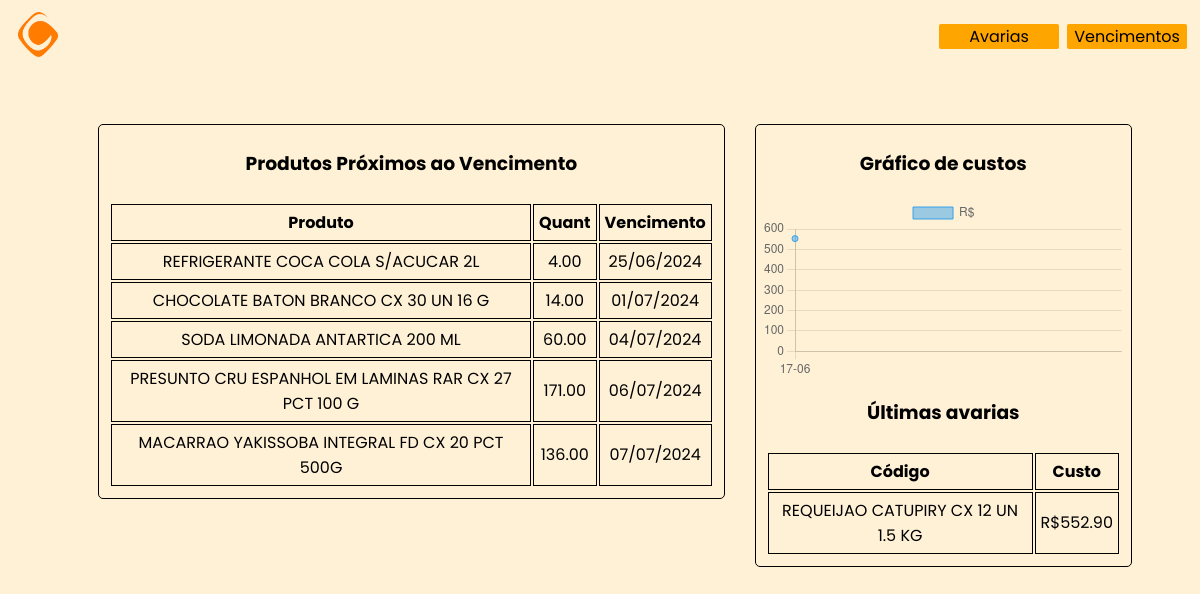
/, run on an earlier commit of the app's database.
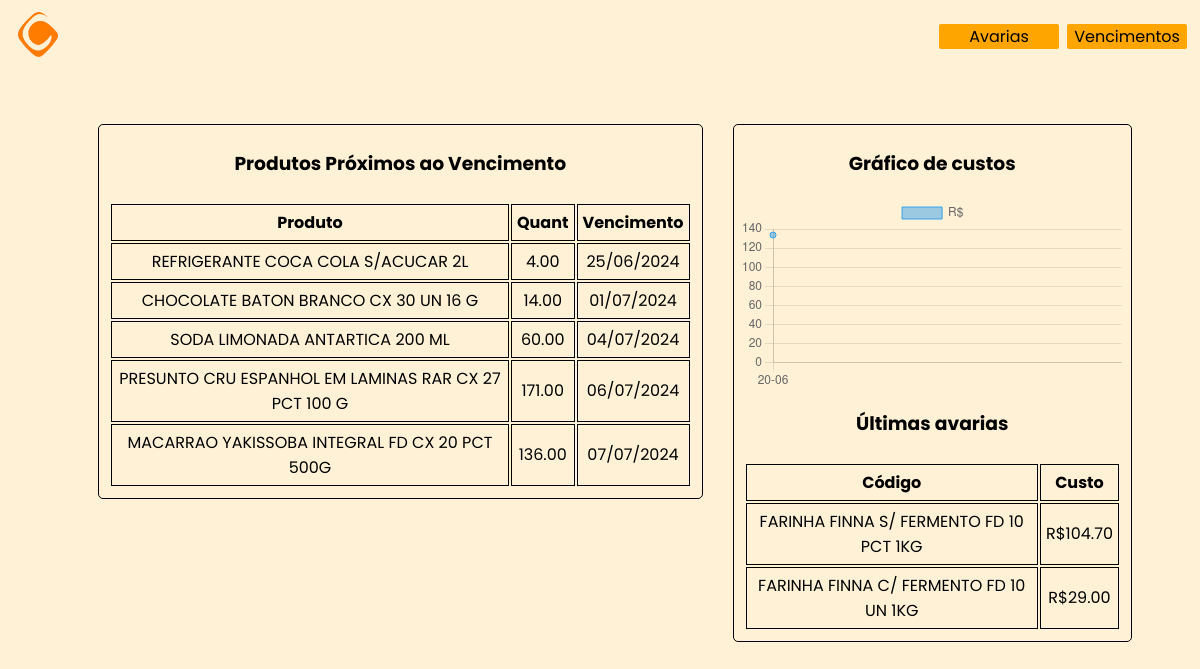
And on a later commit of the database.
### app/main.py (models this page shows)
class Produto_Vencimento(db.Model):
    id = db.Column(db.Integer, primary_key=True)
    codigo_do_produto = db.Column(db.Integer, nullable=False)
    nome_do_produto = db.Column(db.String(300), nullable=False)
    quantidade = db.Column(db.DECIMAL(10, 2), nullable=False)
    data_de_vencimento = db.Column(db.Date)
    data_de_insercao = db.Column(db.Date)
    criador = db.Column(db.String(300), nullable=True)

class Produto_Avaria(db.Model):
    id = db.Column(db.Integer, primary_key=True)
    codigo_do_produto = db.Column(db.Integer, nullable=False)
    nome_do_produto = db.Column(db.String(300), nullable=False)
    preco_do_produto = db.Column(db.DECIMAL(10, 2), nullable=False)
    quantidade = db.Column(db.DECIMAL(10, 2), nullable=False)
    preco_total = db.Column(db.DECIMAL(10, 2), nullable=False)
    data_de_insercao = db.Column(db.Date)
    criador = db.Column(db.String(300), nullable=True)
    tipodeavaria = db.Column(db.String(300), nullable=True)
    cozinha = db.Column(db.String(300), nullable=True)

### app/main.py (the view)
@app.route('/')
def index():
    db.create_all()
    start_date = primeiro_dia_mes()
    end_date = ultimo_dia_mes()
    avarias = db.session.query(
        Produto_Avaria.data_de_insercao,
        func.sum(Produto_Avaria.preco_total).label('total_value')
    )
    if start_date:
        avarias = avarias.filter(Produto_Avaria.data_de_insercao >= start_date)
    if end_date:
        avarias = avarias.filter(Produto_Avaria.data_de_insercao <= end_date)
    results = avarias.group_by(Produto_Avaria.data_de_insercao).all()
    dates = [result.data_de_insercao.strftime('%d-%m') for result in results]
    total_values = [result.total_value for result in results]
    dez_itens = Produto_Avaria.query.order_by(
        Produto_Avaria.data_de_insercao.desc()).limit(5).all()
    dez_vencimentos = Produto_Vencimento.query.order_by(
        Produto_Vencimento.data_de_insercao.desc()).limit(5).all()
    return render_template('index.html', dates=dates, total_values=total_values, dez_itens=dez_itens, dez_vencimentos=dez_vencimentos)

### app/main.py (called while the page is built)
def data_agora():
    agora = datetime.now().date()
    return agora

def primeiro_dia_mes():
    primeiro_dia_mes = data_agora().replace(day=1)
    return primeiro_dia_mes

def ultimo_dia_mes():
    ultimo_dia_mes = data_agora().replace(day=calendar.monthrange(data_agora().year, data_agora().month)[1])
    return ultimo_dia_mes

### app/templates/index.html (shortened to what this page needs)
{% extends "template.html" %}
{% block content %}
<div>
<div class="resumo">
<div class="resumoavarias">
    <h3>Produtos Próximos ao Vencimento</h3>
    <table class="dez_itens">
        <tr>
            <th>Produto</th>
            <th>Quant</th>
            <th>Vencimento</th>
        </tr>
        {% for i in dez_vencimentos %}
        <tr>
            <td>{{ i.nome_do_produto }}</td>
            <td>{{ i.quantidade }}</td>
            <td>{{  i.data_de_vencimento.strftime('%d/%m/%Y') }}</td>
        </tr>
        {% endfor %}
    </table>
</div>
<div class="resumoavarias">
<h3>Gráfico de custos</h3>
<canvas id="myChart2"></canvas>
    <h3>Últimas avarias</h3>
    <table class="dez_itens">
        <tr>
            <th>Código</th>
            <th>Custo</th>
        </tr>
        {% for i in dez_itens %}
        <tr>
            <td>{{ i.nome_do_produto }}</td>
            <td>R${{  i.preco_total }}</td>
        </tr>
        {% endfor %}
    </table>
</div>
<script>
  const ctx = document.getElementById('myChart');
  const ctx2 = document.getElementById('myChart2');
  new Chart(ctx, {
    type: 'line',
    data: {
      labels: {{ dates | tojson }},
      datasets: [{
        label: 'R$',
        data: {{ total_values | tojson }},
        borderWidth: 1
      }]
    },
    options: {
      scales: {
        y: {
          beginAtZero: false
        }
      }
    }
  });
new Chart(ctx2, {
    type: 'line',
    data: {
      labels: {{ dates | tojson }},
      datasets: [{
        label: 'R$',
        data: {{ total_values | tojson }},
        borderWidth: 1
      }]
    },
    options: {
      scales: {
        y: {
          beginAtZero: true
        }
      }
    }
  });
</script>
</div>
{% endblock %}

What changed in the data, as far as the page shows it:
changed Produto_Avaria: nome_do_produto "REQUEIJAO CATUPIRY CX 12 UN 1.5 KG" → "FARINHA FINNA S/ FERMENTO FD 10 PCT 1KG"; preco_total "552.90" → "104.70"
added Produto_Avaria: nome_do_produto "FARINHA FINNA C/ FERMENTO FD 10 UN 1KG", preco_total "29.00"
Also different on the page:
chart data {{ dates | tojson }}: ["17-06"] → ["20-06"]
chart data {{ total_values | tojson }}: ["552.90"] → ["133.70"]
